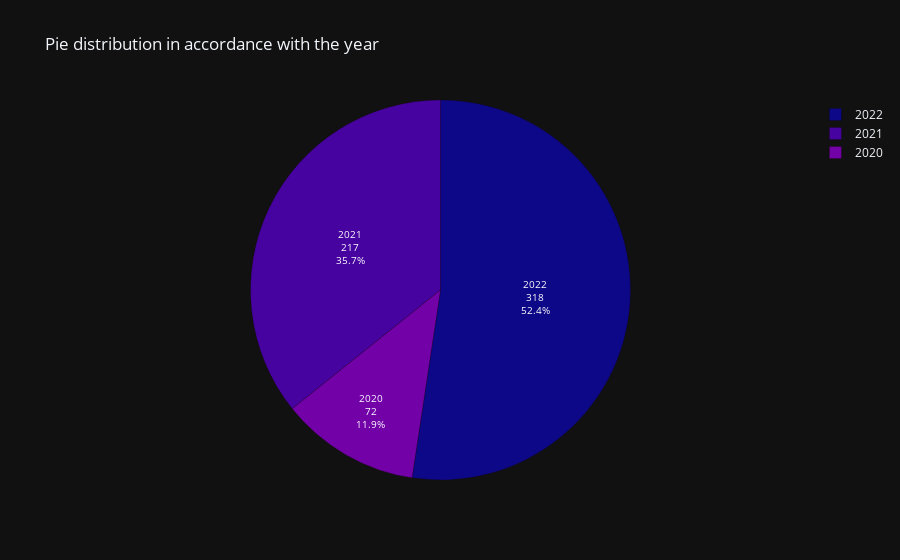

This figure's notebook cell:
### Markdown cell above
#### 2.8 Job percentage as per the year

This pie-chart will show the distribution as per the year

### Code cell
year_dis = df['work_year'].value_counts()
fig = px.pie(
    values = year_dis.values,
    names = year_dis.index,
    color_discrete_sequence=px.colors.sequential.Plasma,
    title='Pie distribution in accordance with the year',
    template='plotly_dark'
)
fig.update_traces(
    textinfo='label+percent+value',
    textfont_size=10,
    marker=dict(line=dict(color='#100000', width=0.2)))
fig.show()

### Figure 1 — Plotly figure (JSON) as saved in the notebook; plotly's stock layout.template omitted (floating-point values rounded to 4 significant figures)
{"data": [{"domain": {"x": [0, 1], "y": [0, 1]}, "hovertemplate": "label=%{label}<br>value=%{value}<extra></extra>", "labels": [2022, 2021, 2020], "legendgroup": "", "marker": {"line": {"color": "#100000", "width": 0.2}}, "name": "", "showlegend": true, "textfont": {"size": 10}, "textinfo": "label+percent+value", "type": "pie", "values": [318, 217, 72]}], "layout": {"legend": {"tracegroupgap": 0}, "piecolorway": ["#0d0887", "#46039f", "#7201a8", "#9c179e", "#bd3786", "#d8576b", "#ed7953", "#fb9f3a", "#fdca26", "#f0f921"], "title": {"text": "Pie distribution in accordance with the year"}}}
